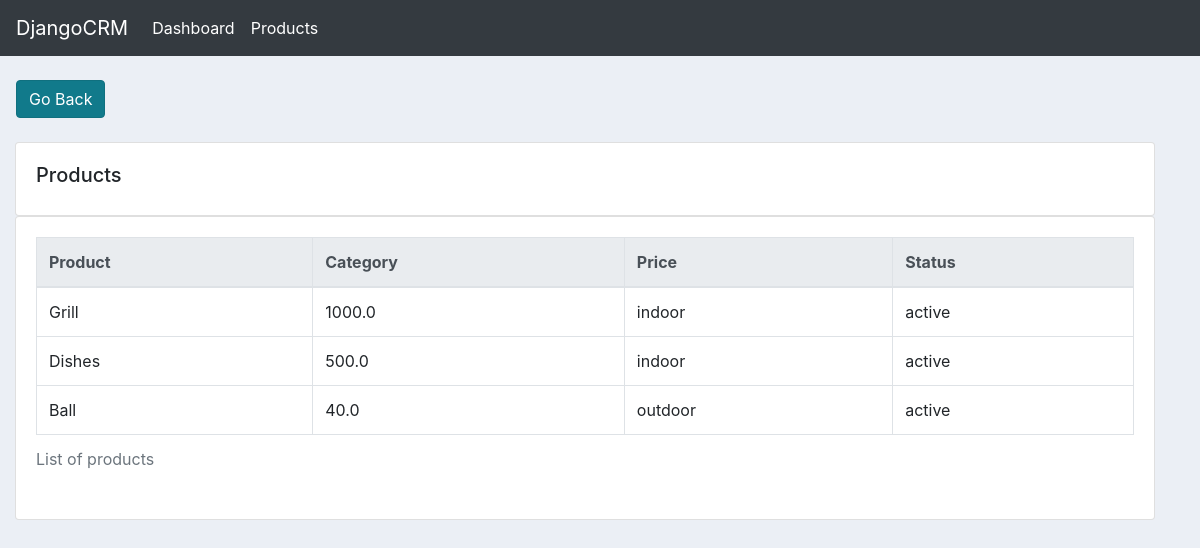
Before: /products/ with the older database file.
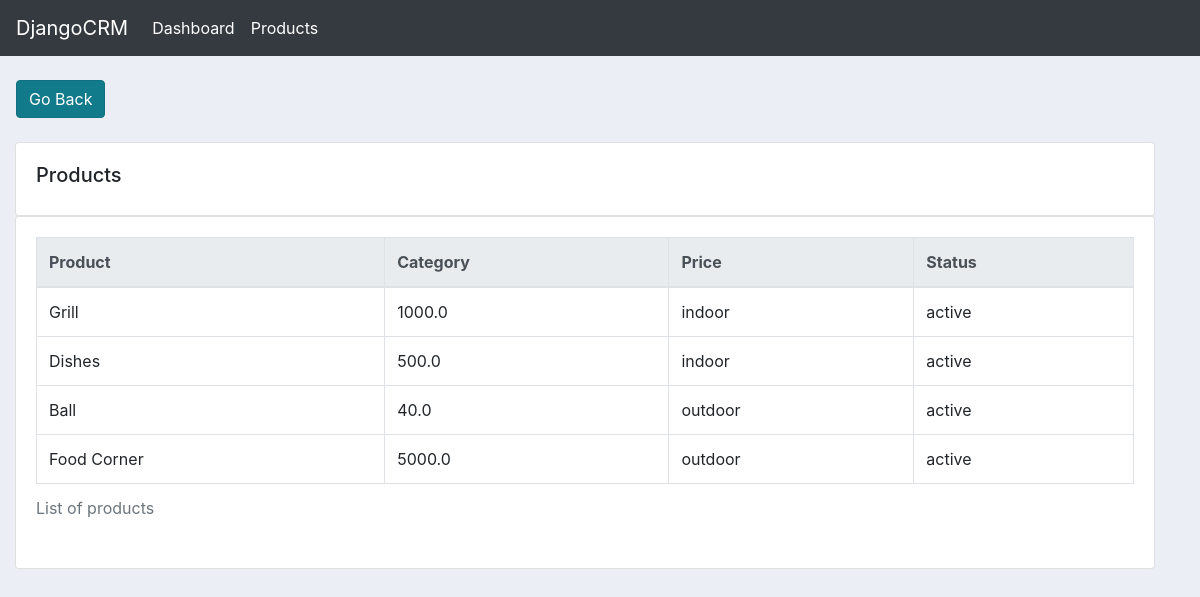
After: the same page with the newer database file.
### accounts/models.py (models this page shows, shortened)
class Product(models.Model):
    CATEGORY = (
        ('indoor', 'Indoor'),
        ('outdoor', 'Outdoor'),
    )
    STATUS = (
        ('active', 'Active'),
        ('inactive', 'Inactive'),
    )
    name = models.CharField(max_length=250, null=True)
    price = models.FloatField(null=True)
    category = models.CharField(max_length=250, null=True, choices=CATEGORY)
    description = models.CharField(max_length=250, null=True, blank=True)
    tags = models.ManyToManyField("accounts.Tag")
    status = models.CharField(choices=STATUS, max_length=250, default='active')
    create_date = models.DateTimeField(auto_now=True)
    write_date = models.DateTimeField(auto_now_add=True)

### accounts/views.py (the view)
# urls.py: path('products/', product_view, name='product'),
def product_view(request):
    product_objs = Product.objects.all()
    return render(request, 'accounts/products.html', context={'product_objs': product_objs})

### accounts/templates/accounts/products.html (shortened to what this page needs)
{% extends 'accounts/main.html' %}
{% block content %}
<br>
<a href="{% url 'home' %}" class="ml-3 btn active btn-info">Go Back</a>
<br>
<br>
<div class="row container-fluid">
    <div class="col-md">
        <div class="card card-body">
            <h5>Products</h5>
        </div>
        <div class="card card-body">
            <div class="table-responsive">
                <table class="table table-bordered table-hover">
                <caption>List of products</caption>
                    <thead class="thead-light">
                        <tr>
                            <th>Product</th>
                            <th>Category</th>
                            <th>Price</th>
                            <th>Status</th>
                        </tr>
                    </thead>
                    {% for product in product_objs %}
                        <tr>
                            <td>{{ product.name }}</td>
                            <td>{{ product.price }}</td>
                            <td>{{ product.category }}</td>
                            <td>{{ product.status }}</td>
                        </tr>
                    {% endfor %}
                </table>
            </div>
        </div>
    </div>
</div>
{% endblock content %}

Changed rows visible on the page:
added Product: name "Food Corner", price "5000.0", category "outdoor", status "active"
